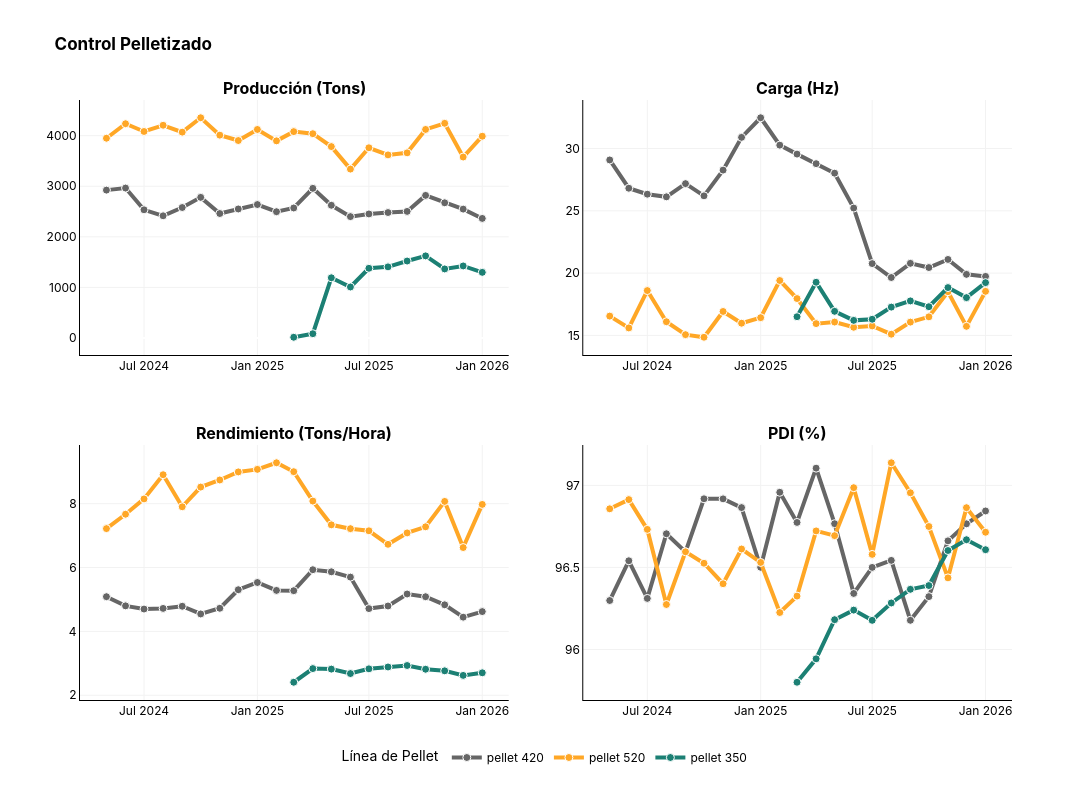

Notebook code for this chart:
### Code cell
f_group_pellet = create_subplot_grid(
    main_title="<b>Control Pelletizado</b><br></sup>",
    figures = [f_prod_pellet, f_carga_pellet, f_tph_pellet, f_pdi_pellet],
    rows=2, cols=2,
    titles=["<b>Producción (Tons)</b>", "<b>Carga (Hz)</b>", "<b>Rendimiento (Tons/Hora)</b>", "<b>PDI (%)</b>"],
    height=800,
    width=1300,
)

# Ajustes de Layout final
f_group_pellet.update_layout(
    legend_title_text='Línea de Pellet',
    legend=dict(orientation="h", yanchor="bottom", y=-0.12, xanchor="center", x=0.5),
    margin=dict(t=100, b=100)
)

# Rejilla sutil para facilitar la lectura
f_group_pellet.update_xaxes(showgrid=True, gridcolor='#F2F2F2')
f_group_pellet.update_yaxes(showgrid=True, gridcolor='#F2F2F2')

f_group_pellet.show()

# Guardado
s3.save_plotly_html(f_group_pellet, "group_pellet.html")

### Figure 1 — Plotly figure (JSON) as saved in the notebook; plotly's stock layout.template omitted (floating-point values rounded to 4 significant figures)
{"data": [{"customdata": [["2024-05", "N/A"], ["2024-06", "<span style='color:green'>▲ 1.4%</span>"], ["2024-07", "<span style='color:red'>▼ 14.5%</span>"], ["2024-08", "<span style='color:red'>▼ 4.7%</span>"], ["2024-09", "<span style='color:green'>▲ 6.8%</span>"], ["2024-10", "<span style='color:green'>▲ 7.8%</span>"], ["2024-11", "<span style='color:red'>▼ 11.5%</span>"], ["2024-12", "<span style='color:green'>▲ 3.7%</span>"], ["2025-01", "<span style='color:green'>▲ 3.4%</span>"], ["2025-02", "<span style='color:red'>▼ 5.4%</span>"], ["2025-03", "<span style='color:green'>▲ 3.0%</span>"], ["2025-04", "<span style='color:green'>▲ 15.1%</span>"], ["2025-05", "<span style='color:red'>▼ 11.3%</span>"], ["2025-06", "<span style='color:red'>▼ 8.5%</span>"], ["2025-07", "<span style='color:green'>▲ 2.2%</span>"], ["2025-08", "<span style='color:green'>▲ 1.1%</span>"], ["2025-09", "<span style='color:green'>▲ 0.9%</span>"], ["2025-10", "<span style='color:green'>▲ 12.7%</span>"], ["2025-11", "<span style='color:red'>▼ 5.2%</span>"], ["2025-12", "<span style='color:red'>▼ 4.7%</span>"], ["2026-01", "<span style='color:red'>▼ 7.2%</span>"]], "hovertemplate": "<b>Mes:</b> %{customdata[0]}<br><b>Valor:</b> %{y:,.1f}<br><b>Var. Mensual:</b> %{customdata[1]}<extra></extra>", "legendgroup": "pellet 420", "line": {"color": "#666666", "dash": "solid", "width": 4}, "marker": {"line": {"color": "white", "width": 1}, "size": 8, "symbol": "circle"}, "mode": "lines+markers", "name": "pellet 420", "orientation": "v", "showlegend": true, "type": "scatter", "x": ["2024-05", "2024-06", "2024-07", "2024-08", "2024-09", "2024-10", "2024-11", "2024-12", "2025-01", "2025-02", "2025-03", "2025-04", "2025-05", "2025-06", "2025-07", "2025-08", "2025-09", "2025-10", "2025-11", "2025-12", "2026-01"], "xaxis": "x", "y": [2924.0, 2964.0, 2534.0, 2416.0, 2579.0, 2780.0, 2460.0, 2550.0, 2638.0, 2496.0, 2570.0, 2959.0, 2624.0, 2399.0, 2452.0, 2480.0, 2502.0, 2819.0, 2673.0, 2548.0, 2364.0], "yaxis": "y"}, {"customdata": [["2024-05", "N/A"], ["2024-06", "<span style='color:green'>▲ 7.3%</span>"], ["2024-07", "<span style='color:red'>▼ 3.6%</span>"], ["2024-08", "<span style='color:green'>▲ 3.0%</span>"], ["2024-09", "<span style='color:red'>▼ 3.2%</span>"], ["2024-10", "<span style='color:green'>▲ 7.0%</span>"], ["2024-11", "<span style='color:red'>▼ 7.9%</span>"], ["2024-12", "<span style='color:red'>▼ 2.7%</span>"], ["2025-01", "<span style='color:green'>▲ 5.6%</span>"], ["2025-02", "<span style='color:red'>▼ 5.5%</span>"], ["2025-03", "<span style='color:green'>▲ 4.7%</span>"], ["2025-04", "<span style='color:red'>▼ 1.0%</span>"], ["2025-05", "<span style='color:red'>▼ 6.3%</span>"], ["2025-06", "<span style='color:red'>▼ 11.8%</span>"], ["2025-07", "<span style='color:green'>▲ 12.6%</span>"], ["2025-08", "<span style='color:red'>▼ 3.7%</span>"], ["2025-09", "<span style='color:green'>▲ 1.1%</span>"], ["2025-10", "<span style='color:green'>▲ 12.6%</span>"], ["2025-11", "<span style='color:green'>▲ 2.9%</span>"], ["2025-12", "<span style='color:red'>▼ 15.7%</span>"], ["2026-01", "<span style='color:green'>▲ 11.5%</span>"]], "hovertemplate": "<b>Mes:</b> %{customdata[0]}<br><b>Valor:</b> %{y:,.1f}<br><b>Var. Mensual:</b> %{customdata[1]}<extra></extra>", "legendgroup": "pellet 520", "line": {"color": "#FFA726", "dash": "solid", "width": 4}, "marker": {"line": {"color": "white", "width": 1}, "size": 8, "symbol": "circle"}, "mode": "lines+markers", "name": "pellet 520", "orientation": "v", "showlegend": true, "type": "scatter", "x": ["2024-05", "2024-06", "2024-07", "2024-08", "2024-09", "2024-10", "2024-11", "2024-12", "2025-01", "2025-02", "2025-03", "2025-04", "2025-05", "2025-06", "2025-07", "2025-08", "2025-09", "2025-10", "2025-11", "2025-12", "2026-01"], "xaxis": "x", "y": [3950.0, 4236.0, 4083.0, 4206.0, 4070.0, 4355.0, 4010.0, 3904.0, 4123.0, 3898.0, 4080.0, 4039, 3784.0, 3340.0, 3761.0, 3620.0, 3661.0, 4123.0, 4244.0, 3578.0, 3989.0], "yaxis": "y"}, {"customdata": [["2025-03", "N/A"], ["2025-04", "<span style='color:green'>▲ 496.6%</span>"], ["2025-05", "<span style='color:green'>▲ 1316.6%</span>"], ["2025-06", "<span style='color:red'>▼ 15.3%</span>"], ["2025-07", "<span style='color:green'>▲ 36.6%</span>"], ["2025-08", "<span style='color:green'>▲ 2.0%</span>"], ["2025-09", "<span style='color:green'>▲ 8.2%</span>"], ["2025-10", "<span style='color:green'>▲ 6.7%</span>"], ["2025-11", "<span style='color:red'>▼ 15.9%</span>"], ["2025-12", "<span style='color:green'>▲ 4.3%</span>"], ["2026-01", "<span style='color:red'>▼ 8.9%</span>"]], "hovertemplate": "<b>Mes:</b> %{customdata[0]}<br><b>Valor:</b> %{y:,.1f}<br><b>Var. Mensual:</b> %{customdata[1]}<extra></extra>", "legendgroup": "pellet 350", "line": {"color": "#1C8074", "dash": "solid", "width": 4}, "marker": {"line": {"color": "white", "width": 1}, "size": 8, "symbol": "circle"}, "mode": "lines+markers", "name": "pellet 350", "orientation": "v", "showlegend": true, "type": "scatter", "x": ["2025-03", "2025-04", "2025-05", "2025-06", "2025-07", "2025-08", "2025-09", "2025-10", "2025-11", "2025-12", "2026-01"], "xaxis": "x", "y": [14.08, 84, 1190.0, 1008.0, 1378.0, 1406, 1521, 1623, 1365, 1424, 1297.0], "yaxis": "y"}, {"customdata": [["2024-05", "N/A"], ["2024-06", "<span style='color:red'>▼ 7.8%</span>"], ["2024-07", "<span style='color:red'>▼ 1.8%</span>"], ["2024-08", "<span style='color:red'>▼ 0.8%</span>"], ["2024-09", "<span style='color:green'>▲ 4.1%</span>"], ["2024-10", "<span style='color:red'>▼ 3.6%</span>"], ["2024-11", "<span style='color:green'>▲ 7.9%</span>"], ["2024-12", "<span style='color:green'>▲ 9.3%</span>"], ["2025-01", "<span style='color:green'>▲ 5.1%</span>"], ["2025-02", "<span style='color:red'>▼ 6.8%</span>"], ["2025-03", "<span style='color:red'>▼ 2.4%</span>"], ["2025-04", "<span style='color:red'>▼ 2.6%</span>"], ["2025-05", "<span style='color:red'>▼ 2.7%</span>"], ["2025-06", "<span style='color:red'>▼ 10.0%</span>"], ["2025-07", "<span style='color:red'>▼ 17.7%</span>"], ["2025-08", "<span style='color:red'>▼ 5.4%</span>"], ["2025-09", "<span style='color:green'>▲ 5.8%</span>"], ["2025-10", "<span style='color:red'>▼ 1.6%</span>"], ["2025-11", "<span style='color:green'>▲ 3.2%</span>"], ["2025-12", "<span style='color:red'>▼ 5.7%</span>"], ["2026-01", "<span style='color:red'>▼ 0.8%</span>"]], "hovertemplate": "<b>Mes:</b> %{customdata[0]}<br><b>Valor:</b> %{y:,.1f}<br><b>Var. Mensual:</b> %{customdata[1]}<extra></extra>", "legendgroup": "pellet 420", "line": {"color": "#666666", "dash": "solid", "width": 4}, "marker": {"line": {"color": "white", "width": 1}, "size": 8, "symbol": "circle"}, "mode": "lines+markers", "name": "pellet 420", "orientation": "v", "showlegend": false, "type": "scatter", "x": ["2024-05", "2024-06", "2024-07", "2024-08", "2024-09", "2024-10", "2024-11", "2024-12", "2025-01", "2025-02", "2025-03", "2025-04", "2025-05", "2025-06", "2025-07", "2025-08", "2025-09", "2025-10", "2025-11", "2025-12", "2026-01"], "xaxis": "x2", "y": [29.08, 26.81, 26.34, 26.12, 27.18, 26.2, 28.27, 30.9, 32.47, 30.27, 29.55, 28.78, 28.02, 25.22, 20.77, 19.64, 20.78, 20.45, 21.1, 19.9, 19.74], "yaxis": "y2"}, {"customdata": [["2024-05", "N/A"], ["2024-06", "<span style='color:red'>▼ 5.7%</span>"], ["2024-07", "<span style='color:green'>▲ 19.2%</span>"], ["2024-08", "<span style='color:red'>▼ 13.4%</span>"], ["2024-09", "<span style='color:red'>▼ 6.4%</span>"], ["2024-10", "<span style='color:red'>▼ 1.4%</span>"], ["2024-11", "<span style='color:green'>▲ 13.9%</span>"], ["2024-12", "<span style='color:red'>▼ 5.6%</span>"], ["2025-01", "<span style='color:green'>▲ 2.8%</span>"], ["2025-02", "<span style='color:green'>▲ 18.2%</span>"], ["2025-03", "<span style='color:red'>▼ 7.5%</span>"], ["2025-04", "<span style='color:red'>▼ 11.2%</span>"], ["2025-05", "<span style='color:green'>▲ 0.8%</span>"], ["2025-06", "<span style='color:red'>▼ 2.6%</span>"], ["2025-07", "<span style='color:green'>▲ 0.7%</span>"], ["2025-08", "<span style='color:red'>▼ 4.2%</span>"], ["2025-09", "<span style='color:green'>▲ 6.4%</span>"], ["2025-10", "<span style='color:green'>▲ 2.6%</span>"], ["2025-11", "<span style='color:green'>▲ 12.2%</span>"], ["2025-12", "<span style='color:red'>▼ 15.0%</span>"], ["2026-01", "<span style='color:green'>▲ 17.9%</span>"]], "hovertemplate": "<b>Mes:</b> %{customdata[0]}<br><b>Valor:</b> %{y:,.1f}<br><b>Var. Mensual:</b> %{customdata[1]}<extra></extra>", "legendgroup": "pellet 520", "line": {"color": "#FFA726", "dash": "solid", "width": 4}, "marker": {"line": {"color": "white", "width": 1}, "size": 8, "symbol": "circle"}, "mode": "lines+markers", "name": "pellet 520", "orientation": "v", "showlegend": false, "type": "scatter", "x": ["2024-05", "2024-06", "2024-07", "2024-08", "2024-09", "2024-10", "2024-11", "2024-12", "2025-01", "2025-02", "2025-03", "2025-04", "2025-05", "2025-06", "2025-07", "2025-08", "2025-09", "2025-10", "2025-11", "2025-12", "2026-01"], "xaxis": "x2", "y": [16.55, 15.6, 18.6, 16.1, 15.06, 14.85, 16.92, 15.98, 16.42, 19.4, 17.96, 15.95, 16.07, 15.65, 15.76, 15.1, 16.07, 16.49, 18.51, 15.73, 18.54], "yaxis": "y2"}, {"customdata": [["2025-03", "N/A"], ["2025-04", "<span style='color:green'>▲ 16.8%</span>"], ["2025-05", "<span style='color:red'>▼ 12.1%</span>"], ["2025-06", "<span style='color:red'>▼ 4.3%</span>"], ["2025-07", "<span style='color:green'>▲ 0.5%</span>"], ["2025-08", "<span style='color:green'>▲ 6.0%</span>"], ["2025-09", "<span style='color:green'>▲ 2.9%</span>"], ["2025-10", "<span style='color:red'>▼ 2.6%</span>"], ["2025-11", "<span style='color:green'>▲ 8.9%</span>"], ["2025-12", "<span style='color:red'>▼ 4.3%</span>"], ["2026-01", "<span style='color:green'>▲ 6.7%</span>"]], "hovertemplate": "<b>Mes:</b> %{customdata[0]}<br><b>Valor:</b> %{y:,.1f}<br><b>Var. Mensual:</b> %{customdata[1]}<extra></extra>", "legendgroup": "pellet 350", "line": {"color": "#1C8074", "dash": "solid", "width": 4}, "marker": {"line": {"color": "white", "width": 1}, "size": 8, "symbol": "circle"}, "mode": "lines+markers", "name": "pellet 350", "orientation": "v", "showlegend": false, "type": "scatter", "x": ["2025-03", "2025-04", "2025-05", "2025-06", "2025-07", "2025-08", "2025-09", "2025-10", "2025-11", "2025-12", "2026-01"], "xaxis": "x2", "y": [16.5, 19.27, 16.93, 16.21, 16.3, 17.27, 17.77, 17.3, 18.84, 18.03, 19.23], "yaxis": "y2"}, {"customdata": [["2024-05", "N/A"], ["2024-06", "<span style='color:red'>▼ 5.6%</span>"], ["2024-07", "<span style='color:red'>▼ 2.1%</span>"], ["2024-08", "<span style='color:green'>▲ 0.4%</span>"], ["2024-09", "<span style='color:green'>▲ 1.4%</span>"], ["2024-10", "<span style='color:red'>▼ 5.0%</span>"], ["2024-11", "<span style='color:green'>▲ 3.9%</span>"], ["2024-12", "<span style='color:green'>▲ 12.3%</span>"], ["2025-01", "<span style='color:green'>▲ 4.3%</span>"], ["2025-02", "<span style='color:red'>▼ 4.5%</span>"], ["2025-03", "<span style='color:red'>▼ 0.2%</span>"], ["2025-04", "<span style='color:green'>▲ 12.4%</span>"], ["2025-05", "<span style='color:red'>▼ 1.1%</span>"], ["2025-06", "<span style='color:red'>▼ 2.8%</span>"], ["2025-07", "<span style='color:red'>▼ 17.3%</span>"], ["2025-08", "<span style='color:green'>▲ 1.7%</span>"], ["2025-09", "<span style='color:green'>▲ 7.8%</span>"], ["2025-10", "<span style='color:red'>▼ 1.6%</span>"], ["2025-11", "<span style='color:red'>▼ 5.0%</span>"], ["2025-12", "<span style='color:red'>▼ 8.0%</span>"], ["2026-01", "<span style='color:green'>▲ 3.9%</span>"]], "hovertemplate": "<b>Mes:</b> %{customdata[0]}<br><b>Valor:</b> %{y:,.1f}<br><b>Var. Mensual:</b> %{customdata[1]}<extra></extra>", "legendgroup": "pellet 420", "line": {"color": "#666666", "dash": "solid", "width": 4}, "marker": {"line": {"color": "white", "width": 1}, "size": 8, "symbol": "circle"}, "mode": "lines+markers", "name": "pellet 420", "orientation": "v", "showlegend": false, "type": "scatter", "x": ["2024-05", "2024-06", "2024-07", "2024-08", "2024-09", "2024-10", "2024-11", "2024-12", "2025-01", "2025-02", "2025-03", "2025-04", "2025-05", "2025-06", "2025-07", "2025-08", "2025-09", "2025-10", "2025-11", "2025-12", "2026-01"], "xaxis": "x3", "y": [5.087, 4.8, 4.701, 4.72, 4.788, 4.547, 4.725, 5.306, 5.532, 5.284, 5.275, 5.932, 5.867, 5.701, 4.715, 4.796, 5.172, 5.087, 4.833, 4.446, 4.621], "yaxis": "y3"}, {"customdata": [["2024-05", "N/A"], ["2024-06", "<span style='color:green'>▲ 6.2%</span>"], ["2024-07", "<span style='color:green'>▲ 6.3%</span>"], ["2024-08", "<span style='color:green'>▲ 9.3%</span>"], ["2024-09", "<span style='color:red'>▼ 11.3%</span>"], ["2024-10", "<span style='color:green'>▲ 7.8%</span>"], ["2024-11", "<span style='color:green'>▲ 2.6%</span>"], ["2024-12", "<span style='color:green'>▲ 2.9%</span>"], ["2025-01", "<span style='color:green'>▲ 0.9%</span>"], ["2025-02", "<span style='color:green'>▲ 2.3%</span>"], ["2025-03", "<span style='color:red'>▼ 3.0%</span>"], ["2025-04", "<span style='color:red'>▼ 10.2%</span>"], ["2025-05", "<span style='color:red'>▼ 9.2%</span>"], ["2025-06", "<span style='color:red'>▼ 1.6%</span>"], ["2025-07", "<span style='color:red'>▼ 0.9%</span>"], ["2025-08", "<span style='color:red'>▼ 5.9%</span>"], ["2025-09", "<span style='color:green'>▲ 5.3%</span>"], ["2025-10", "<span style='color:green'>▲ 2.7%</span>"], ["2025-11", "<span style='color:green'>▲ 10.9%</span>"], ["2025-12", "<span style='color:red'>▼ 17.9%</span>"], ["2026-01", "<span style='color:green'>▲ 20.4%</span>"]], "hovertemplate": "<b>Mes:</b> %{customdata[0]}<br><b>Valor:</b> %{y:,.1f}<br><b>Var. Mensual:</b> %{customdata[1]}<extra></extra>", "legendgroup": "pellet 520", "line": {"color": "#FFA726", "dash": "solid", "width": 4}, "marker": {"line": {"color": "white", "width": 1}, "size": 8, "symbol": "circle"}, "mode": "lines+markers", "name": "pellet 520", "orientation": "v", "showlegend": false, "type": "scatter", "x": ["2024-05", "2024-06", "2024-07", "2024-08", "2024-09", "2024-10", "2024-11", "2024-12", "2025-01", "2025-02", "2025-03", "2025-04", "2025-05", "2025-06", "2025-07", "2025-08", "2025-09", "2025-10", "2025-11", "2025-12", "2026-01"], "xaxis": "x3", "y": [7.22, 7.67, 8.15, 8.908, 7.904, 8.521, 8.743, 8.995, 9.075, 9.283, 9.002, 8.082, 7.338, 7.218, 7.151, 6.728, 7.085, 7.277, 8.072, 6.626, 7.977], "yaxis": "y3"}, {"customdata": [["2025-03", "N/A"], ["2025-04", "<span style='color:green'>▲ 17.8%</span>"], ["2025-05", "<span style='color:red'>▼ 0.6%</span>"], ["2025-06", "<span style='color:red'>▼ 4.9%</span>"], ["2025-07", "<span style='color:green'>▲ 5.5%</span>"], ["2025-08", "<span style='color:green'>▲ 2.1%</span>"], ["2025-09", "<span style='color:green'>▲ 1.6%</span>"], ["2025-10", "<span style='color:red'>▼ 4.0%</span>"], ["2025-11", "<span style='color:red'>▼ 1.8%</span>"], ["2025-12", "<span style='color:red'>▼ 5.2%</span>"], ["2026-01", "<span style='color:green'>▲ 3.1%</span>"]], "hovertemplate": "<b>Mes:</b> %{customdata[0]}<br><b>Valor:</b> %{y:,.1f}<br><b>Var. Mensual:</b> %{customdata[1]}<extra></extra>", "legendgroup": "pellet 350", "line": {"color": "#1C8074", "dash": "solid", "width": 4}, "marker": {"line": {"color": "white", "width": 1}, "size": 8, "symbol": "circle"}, "mode": "lines+markers", "name": "pellet 350", "orientation": "v", "showlegend": false, "type": "scatter", "x": ["2025-03", "2025-04", "2025-05", "2025-06", "2025-07", "2025-08", "2025-09", "2025-10", "2025-11", "2025-12", "2026-01"], "xaxis": "x3", "y": [2.408, 2.836, 2.82, 2.681, 2.828, 2.887, 2.932, 2.815, 2.765, 2.622, 2.704], "yaxis": "y3"}, {"customdata": [["2024-05", "N/A"], ["2024-06", "<span style='color:green'>▲ 0.3%</span>"], ["2024-07", "<span style='color:red'>▼ 0.2%</span>"], ["2024-08", "<span style='color:green'>▲ 0.4%</span>"], ["2024-09", "<span style='color:red'>▼ 0.1%</span>"], ["2024-10", "<span style='color:green'>▲ 0.3%</span>"], ["2024-11", "<span style='color:red'>▼ 0.0%</span>"], ["2024-12", "<span style='color:red'>▼ 0.1%</span>"], ["2025-01", "<span style='color:red'>▼ 0.4%</span>"], ["2025-02", "<span style='color:green'>▲ 0.5%</span>"], ["2025-03", "<span style='color:red'>▼ 0.2%</span>"], ["2025-04", "<span style='color:green'>▲ 0.3%</span>"], ["2025-05", "<span style='color:red'>▼ 0.3%</span>"], ["2025-06", "<span style='color:red'>▼ 0.4%</span>"], ["2025-07", "<span style='color:green'>▲ 0.2%</span>"], ["2025-08", "<span style='color:green'>▲ 0.0%</span>"], ["2025-09", "<span style='color:red'>▼ 0.4%</span>"], ["2025-10", "<span style='color:green'>▲ 0.2%</span>"], ["2025-11", "<span style='color:green'>▲ 0.4%</span>"], ["2025-12", "<span style='color:green'>▲ 0.1%</span>"], ["2026-01", "<span style='color:green'>▲ 0.1%</span>"]], "hovertemplate": "<b>Mes:</b> %{customdata[0]}<br><b>Valor:</b> %{y:,.1f}<br><b>Var. Mensual:</b> %{customdata[1]}<extra></extra>", "legendgroup": "pellet 420", "line": {"color": "#666666", "dash": "solid", "width": 4}, "marker": {"line": {"color": "white", "width": 1}, "size": 8, "symbol": "circle"}, "mode": "lines+markers", "name": "pellet 420", "orientation": "v", "showlegend": false, "type": "scatter", "x": ["2024-05", "2024-06", "2024-07", "2024-08", "2024-09", "2024-10", "2024-11", "2024-12", "2025-01", "2025-02", "2025-03", "2025-04", "2025-05", "2025-06", "2025-07", "2025-08", "2025-09", "2025-10", "2025-11", "2025-12", "2026-01"], "xaxis": "x4", "y": [96.3, 96.54, 96.31, 96.71, 96.59, 96.92, 96.92, 96.86, 96.5, 96.96, 96.77, 97.1, 96.77, 96.34, 96.5, 96.54, 96.18, 96.32, 96.66, 96.77, 96.84], "yaxis": "y4"}, {"customdata": [["2024-05", "N/A"], ["2024-06", "<span style='color:green'>▲ 0.1%</span>"], ["2024-07", "<span style='color:red'>▼ 0.2%</span>"], ["2024-08", "<span style='color:red'>▼ 0.5%</span>"], ["2024-09", "<span style='color:green'>▲ 0.3%</span>"], ["2024-10", "<span style='color:red'>▼ 0.1%</span>"], ["2024-11", "<span style='color:red'>▼ 0.1%</span>"], ["2024-12", "<span style='color:green'>▲ 0.2%</span>"], ["2025-01", "<span style='color:red'>▼ 0.1%</span>"], ["2025-02", "<span style='color:red'>▼ 0.3%</span>"], ["2025-03", "<span style='color:green'>▲ 0.1%</span>"], ["2025-04", "<span style='color:green'>▲ 0.4%</span>"], ["2025-05", "<span style='color:red'>▼ 0.0%</span>"], ["2025-06", "<span style='color:green'>▲ 0.3%</span>"], ["2025-07", "<span style='color:red'>▼ 0.4%</span>"], ["2025-08", "<span style='color:green'>▲ 0.6%</span>"], ["2025-09", "<span style='color:red'>▼ 0.2%</span>"], ["2025-10", "<span style='color:red'>▼ 0.2%</span>"], ["2025-11", "<span style='color:red'>▼ 0.3%</span>"], ["2025-12", "<span style='color:green'>▲ 0.4%</span>"], ["2026-01", "<span style='color:red'>▼ 0.2%</span>"]], "hovertemplate": "<b>Mes:</b> %{customdata[0]}<br><b>Valor:</b> %{y:,.1f}<br><b>Var. Mensual:</b> %{customdata[1]}<extra></extra>", "legendgroup": "pellet 520", "line": {"color": "#FFA726", "dash": "solid", "width": 4}, "marker": {"line": {"color": "white", "width": 1}, "size": 8, "symbol": "circle"}, "mode": "lines+markers", "name": "pellet 520", "orientation": "v", "showlegend": false, "type": "scatter", "x": ["2024-05", "2024-06", "2024-07", "2024-08", "2024-09", "2024-10", "2024-11", "2024-12", "2025-01", "2025-02", "2025-03", "2025-04", "2025-05", "2025-06", "2025-07", "2025-08", "2025-09", "2025-10", "2025-11", "2025-12", "2026-01"], "xaxis": "x4", "y": [96.86, 96.91, 96.73, 96.27, 96.6, 96.53, 96.4, 96.61, 96.53, 96.23, 96.33, 96.72, 96.69, 96.99, 96.58, 97.14, 96.95, 96.75, 96.44, 96.86, 96.71], "yaxis": "y4"}, {"customdata": [["2025-03", "N/A"], ["2025-04", "<span style='color:green'>▲ 0.1%</span>"], ["2025-05", "<span style='color:green'>▲ 0.2%</span>"], ["2025-06", "<span style='color:green'>▲ 0.1%</span>"], ["2025-07", "<span style='color:red'>▼ 0.1%</span>"], ["2025-08", "<span style='color:green'>▲ 0.1%</span>"], ["2025-09", "<span style='color:green'>▲ 0.1%</span>"], ["2025-10", "<span style='color:green'>▲ 0.0%</span>"], ["2025-11", "<span style='color:green'>▲ 0.2%</span>"], ["2025-12", "<span style='color:green'>▲ 0.1%</span>"], ["2026-01", "<span style='color:red'>▼ 0.1%</span>"]], "hovertemplate": "<b>Mes:</b> %{customdata[0]}<br><b>Valor:</b> %{y:,.1f}<br><b>Var. Mensual:</b> %{customdata[1]}<extra></extra>", "legendgroup": "pellet 350", "line": {"color": "#1C8074", "dash": "solid", "width": 4}, "marker": {"line": {"color": "white", "width": 1}, "size": 8, "symbol": "circle"}, "mode": "lines+markers", "name": "pellet 350", "orientation": "v", "showlegend": false, "type": "scatter", "x": ["2025-03", "2025-04", "2025-05", "2025-06", "2025-07", "2025-08", "2025-09", "2025-10", "2025-11", "2025-12", "2026-01"], "xaxis": "x4", "y": [95.8, 95.94, 96.18, 96.24, 96.18, 96.28, 96.37, 96.39, 96.6, 96.67, 96.61], "yaxis": "y4"}], "layout": {"annotations": [{"font": {"size": 16}, "showarrow": false, "text": "<b>Producción (Tons)</b>", "x": 0.23, "xanchor": "center", "xref": "paper", "y": 1, "yanchor": "bottom", "yref": "paper"}, {"font": {"size": 16}, "showarrow": false, "text": "<b>Carga (Hz)</b>", "x": 0.77, "xanchor": "center", "xref": "paper", "y": 1, "yanchor": "bottom", "yref": "paper"}, {"font": {"size": 16}, "showarrow": false, "text": "<b>Rendimiento (Tons/Hora)</b>", "x": 0.23, "xanchor": "center", "xref": "paper", "y": 0.425, "yanchor": "bottom", "yref": "paper"}, {"font": {"size": 16}, "showarrow": false, "text": "<b>PDI (%)</b>", "x": 0.77, "xanchor": "center", "xref": "paper", "y": 0.425, "yanchor": "bottom", "yref": "paper"}], "font": {"color": "black", "family": "Inter, Arial, sans-serif"}, "height": 800, "legend": {"orientation": "h", "title": {"text": "Línea de Pellet"}, "x": 0.5, "xanchor": "center", "y": -0.12, "yanchor": "bottom"}, "margin": {"b": 100, "t": 100}, "paper_bgcolor": "rgba(0,0,0,0)", "plot_bgcolor": "rgba(0,0,0,0)", "showlegend": true, "title": {"text": "<b><b>Control Pelletizado</b><br></sup></b>"}, "width": 1300, "xaxis": {"anchor": "y", "domain": [0, 0.46], "gridcolor": "#F2F2F2", "linecolor": "black", "showgrid": true, "showline": true}, "xaxis2": {"anchor": "y2", "domain": [0.54, 1], "gridcolor": "#F2F2F2", "linecolor": "black", "showgrid": true, "showline": true}, "xaxis3": {"anchor": "y3", "domain": [0, 0.46], "gridcolor": "#F2F2F2", "linecolor": "black", "showgrid": true, "showline": true}, "xaxis4": {"anchor": "y4", "domain": [0.54, 1], "gridcolor": "#F2F2F2", "linecolor": "black", "showgrid": true, "showline": true}, "yaxis": {"anchor": "x", "domain": [0.575, 1], "gridcolor": "#F2F2F2", "linecolor": "black", "showgrid": true, "showline": true}, "yaxis2": {"anchor": "x2", "domain": [0.575, 1], "gridcolor": "#F2F2F2", "linecolor": "black", "showgrid": true, "showline": true}, "yaxis3": {"anchor": "x3", "domain": [0, 0.425], "gridcolor": "#F2F2F2", "linecolor": "black", "showgrid": true, "showline": true}, "yaxis4": {"anchor": "x4", "domain": [0, 0.425], "gridcolor": "#F2F2F2", "linecolor": "black", "showgrid": true, "showline": true}}}
